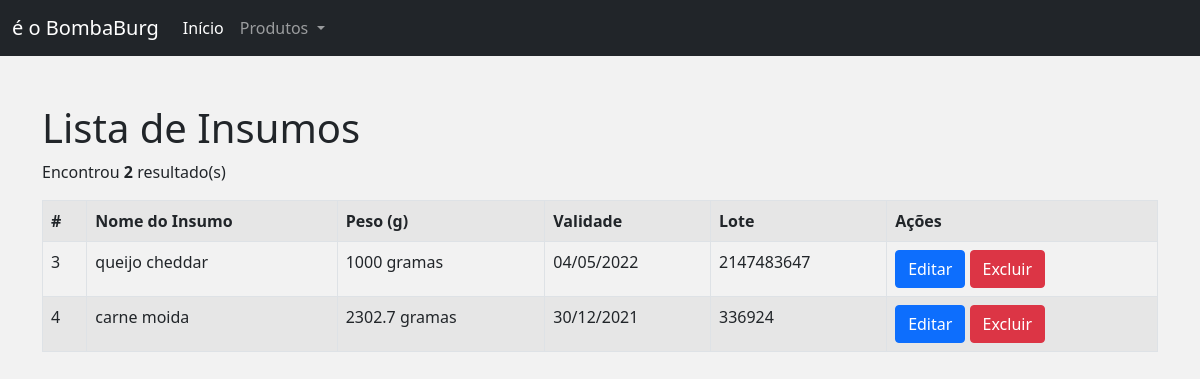
The app's page /bombaburger/index.php?page=insumos-listar with its own data.
### tables this page shows
CREATE TABLE `biblioteca` (
  `id_insumo` int(10) UNSIGNED NOT NULL,
  `nome_insumo` varchar(100) DEFAULT NULL,
  `peso_insumo` float DEFAULT NULL,
  `validade_insumo` varchar(100) DEFAULT NULL,
  `lote_insumo` int(11) DEFAULT NULL
);

### bombaburger/pages/insumos-listar.php (the view)
<h1>Lista de Insumos</h1>
<?php
	$sql = "SELECT * FROM biblioteca";
	$res = $conn->query($sql) or die($conn->error);
	$qtd = $res->num_rows;
	print "<p>Encontrou <b>$qtd</b> resultado(s)</p>";
	if($qtd > 0){
		print "<table class='table table-striped table-hover table-bordered'>";
		print "<tr>";
		print "<th>#</th>";
		print "<th>Nome do Insumo</th>";
		print "<th>Peso (g)</th>";
		print "<th>Validade</th>";
		print "<th>Lote</th>";
		print "<th>Ações</th>";
		print "</tr>";
		while($row = $res->fetch_object()){
			print "<tr>";
			print "<td>".$row->id_insumo."</td>";
			print "<td>".$row->nome_insumo."</td>";
			print "<td>".$row->peso_insumo." gramas </td>";
			print "<td>".$row->validade_insumo."</td>";
			print "<td>".$row->lote_insumo."</td>";
			print "<td>
						<button class='btn btn-primary' onclick=\"location.href='?page=insumos-editar&id_insumo=".$row->id_insumo."';\">Editar</button>
						<button class='btn btn-danger' onclick=\"if(confirm('Tem certeza que deseja excluir?')){location.href='?page=insumos-salvar&acao=excluir&id_insumo=".$row->id_insumo."';}else{false;}\">Excluir</button>
				   </td>";
			print "</tr>";
		}
		print "</table>";
	}else{
		print "<div class='alert alert-danger'>Não encontrou resultados.</div>";
	}
?>

### bombaburger/index.php (shortened to what this page needs)
<!DOCTYPE html>
<html lang="pt-BR">
  <head>
    <link href="css/bootstrap.min.css" rel="stylesheet">
  </head>
  <body>
    <nav class="navbar navbar-expand-lg navbar-dark bg-dark">
      <div class="container-fluid">
        <a class="navbar-brand" href="#">é o BombaBurg</a>
        <div class="collapse navbar-collapse" id="navbarNavDropdown">
          <ul class="navbar-nav">
            <li class="nav-item">
              <a class="nav-link active" aria-current="page" href="index.php">Início</a>
            </li>
            <li class="nav-item dropdown">
              <a class="nav-link dropdown-toggle" href="#" id="navbarDropdownMenuLink" role="button" data-bs-toggle="dropdown" aria-expanded="false">
                Produtos
              </a>
            </li>
          </ul>
        </div>
      </div>
    </nav>
    <div class="container mt-5">
      <div class="row">
        <div class="col-lg-12">
          <?php
            include('config.php');
            switch(@$_REQUEST["page"]){
              case "insumos-listar":
                include("pages/insumos-listar.php");
              break;
            }
          ?>
        </div>
      </div>
    </div>
  </body>
</html>

### bombaburger/index.php (style rules this page uses)
body { background-color: #F2F2F2; }

### records on screen
biblioteca: id_insumo "3", nome_insumo "queijo cheddar", peso_insumo "1000", validade_insumo "04/05/2022", lote_insumo "2147483647"
biblioteca: id_insumo "4", nome_insumo "carne moida", peso_insumo "2302.7", validade_insumo "30/12/2021", lote_insumo "336924"

### other values on screen
$qtd "2"
